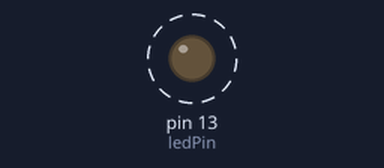
Simulated run of this sketch. Board: Arduino Uno, built with avr-gcc and run on an emulated ATmega328P. On the bench: output pins drawn as LEDs (lit = HIGH). Dashed ring = blinking. What the sketch prints to the serial monitor is not drawn.

Above: at 0.5 s.
Timing chart, 0 to 4.6 s (numbered marks = the images above):
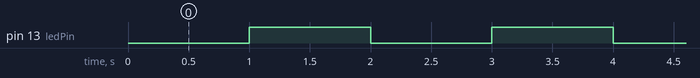

The sketch:

led_blink.ino
```cpp
// Arduino LED Blinking - AI-Assisted QA Project

const int ledPin = 13;

// Timing configuration
unsigned long previousMillis = 0;
const unsigned long interval = 1000;

// LED state
bool ledState = LOW;

void setup() {

    // Configure LED pin as output
    pinMode(ledPin, OUTPUT);

    // Initialize LED in OFF state
    digitalWrite(ledPin, LOW);

    // Initialize serial communication
    Serial.begin(9600);
    Serial.println("LED Blinking Program Started");
}

void loop() {

    // Get current time
    unsigned long currentMillis = millis();

    // Check whether the interval has elapsed
    if (currentMillis - previousMillis >= interval) {

        previousMillis = currentMillis;

        // Change LED state
        ledState = !ledState;

        // Update LED output
        digitalWrite(ledPin, ledState);

        // Display LED status
        if (ledState == HIGH) {
            Serial.println("LED ON");
        }
        else {
            Serial.println("LED OFF");
        }
    }
}
```

Measured:
- by itself, pin 13 (ledPin): alternates HIGH for 1.0 s and LOW for 1.0 s
